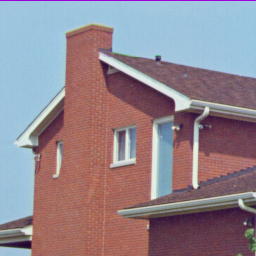
#> input picture images/house.jpg, 256 x 256 px
$ python transformations.py
#> lines starting #> are read from the running program, lines starting #| are printed output that depends on the picture
import cv2
import numpy as np

img = cv2.imread('images/house.jpg')
#> img is the input picture: shape (256, 256, 3); mean B, G, R 142, 133, 146.6
cv2.imshow("Original", img)
cv2.waitKey()
############################################
## code for translation
height, width = img.shape[:2]
#> height = 256; width = 256

tx, ty = 45,45

# visulaizing our translation matrix
#T = |1  0   tx|
#    |0  1   ty|

T = np.float32([[1, 0, tx], [0, 1, ty]])

transl = cv2.warpAffine(img, T, (height, width))
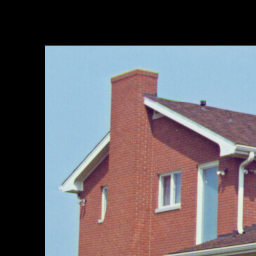
#> transl: shape (256, 256, 3); mean B, G, R 105, 98.6, 104.3
cv2.imshow("Translation", transl)
cv2.waitKey()

#############################################
## code for scaling

scaling = cv2.resize(img,None,fx=1.5, fy=1.5)
cv2.imshow("Scaling", scaling)
cv2.waitKey()

############################################
## code for rotation

M = cv2.getRotationMatrix2D((height/3,width/4),45,1)
rot = cv2.warpAffine(img,M,(height,width))
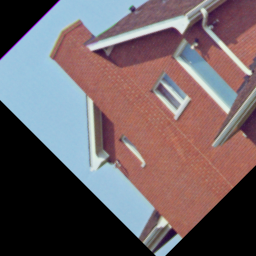
#> rot: shape (256, 256, 3); mean B, G, R 100.5, 96.7, 110.3
cv2.imshow("Rotation", rot)

cv2.waitKey()
cv2.destroyAllWindows()

$ run again, with images/candy.jpg copied over images/house.jpg
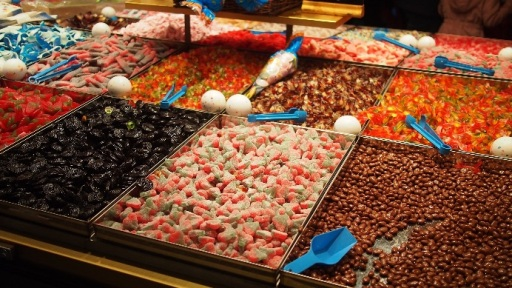
#> input picture images/candy.jpg, 512 x 288 px
#> img is the input picture: shape (288, 512, 3); mean B, G, R 53.1, 76.4, 123.1
#> `transl = cv2.warpAffine(img, T, (height, width))`:
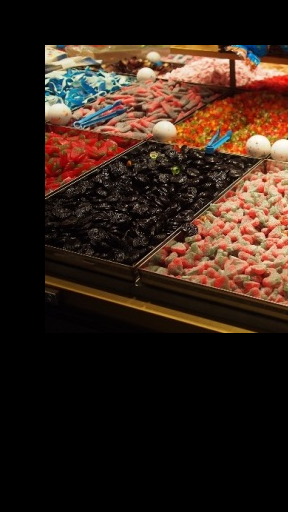
#> transl: shape (512, 288, 3); mean B, G, R 24.4, 33.5, 50.4
#> `rot = cv2.warpAffine(img,M,(height,width))`:
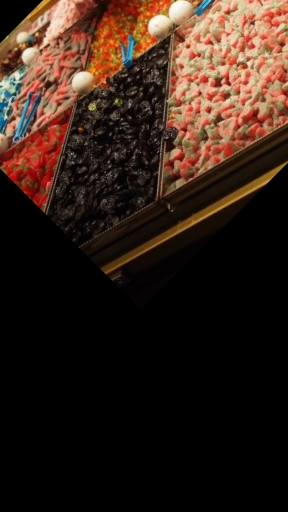
#> rot: shape (512, 288, 3); mean B, G, R 24.2, 33.6, 51.3
